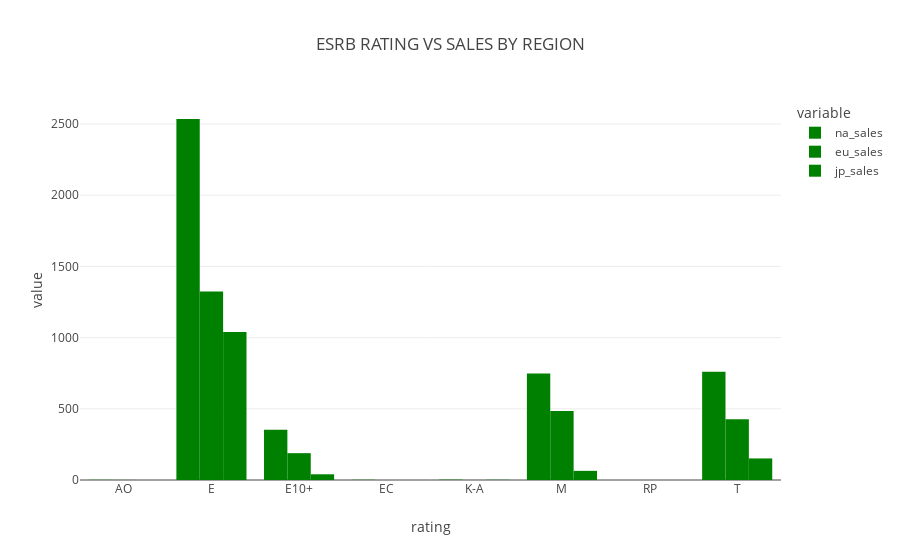

The cell this chart's notebook holds for it:
### Markdown cell above
Q: Do ESRB ratings affect sales in individual regions?

### Code cell
# grouping by ratins
esrb_by_region = df.groupby('rating')[['na_sales','eu_sales','jp_sales']].sum()
# building a grapgh
esrb_graph = px.bar(esrb_by_region, barmode='group',title='ESRB RATING VS SALES BY REGION',color_discrete_sequence=['green'])
esrb_graph

### Figure 1 — Plotly figure (JSON) as saved in the notebook; plotly's stock layout.template omitted (floating-point values rounded to 4 significant figures)
{"data": [{"alignmentgroup": "True", "hovertemplate": "variable=na_sales<br>rating=%{x}<br>value=%{y}<extra></extra>", "legendgroup": "na_sales", "marker": {"color": "green", "pattern": {"shape": ""}}, "name": "na_sales", "offsetgroup": "na_sales", "orientation": "v", "showlegend": true, "textposition": "auto", "type": "bar", "x": ["AO", "E", "E10+", "EC", "K-A", "M", "RP", "T"], "xaxis": "x", "y": [1.26, 2535.0, 353.3, 1.53, 2.56, 748.5, 0, 759.8], "yaxis": "y"}, {"alignmentgroup": "True", "hovertemplate": "variable=eu_sales<br>rating=%{x}<br>value=%{y}<extra></extra>", "legendgroup": "eu_sales", "marker": {"color": "green", "pattern": {"shape": ""}}, "name": "eu_sales", "offsetgroup": "eu_sales", "orientation": "v", "showlegend": true, "textposition": "auto", "type": "bar", "x": ["AO", "E", "E10+", "EC", "K-A", "M", "RP", "T"], "xaxis": "x", "y": [0.61, 1324.0, 188.5, 0.11, 0.27, 484.0, 0.08, 427.0], "yaxis": "y"}, {"alignmentgroup": "True", "hovertemplate": "variable=jp_sales<br>rating=%{x}<br>value=%{y}<extra></extra>", "legendgroup": "jp_sales", "marker": {"color": "green", "pattern": {"shape": ""}}, "name": "jp_sales", "offsetgroup": "jp_sales", "orientation": "v", "showlegend": true, "textposition": "auto", "type": "bar", "x": ["AO", "E", "E10+", "EC", "K-A", "M", "RP", "T"], "xaxis": "x", "y": [0, 1040.0, 40.2, 0, 1.46, 64.24, 0, 151.4], "yaxis": "y"}], "layout": {"barmode": "group", "legend": {"title": {"text": "variable"}, "tracegroupgap": 0}, "title": {"text": "ESRB RATING VS SALES BY REGION"}, "xaxis": {"anchor": "y", "domain": [0, 1], "title": {"text": "rating"}}, "yaxis": {"anchor": "x", "domain": [0, 1], "title": {"text": "value"}}}}
